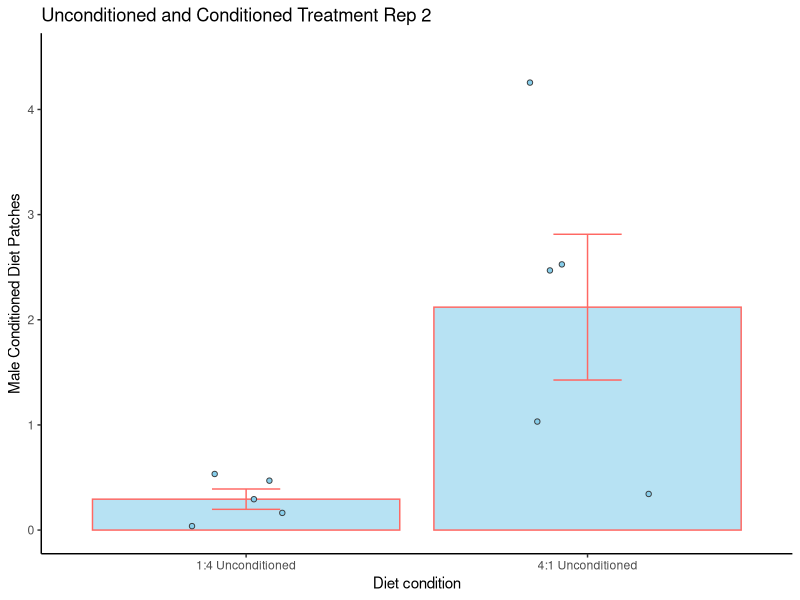

Source code (R): (Note: this script raises an error after producing the figure.)
#### INSTALL PACKAGES 
library(tidyverse)
library(readxl)
library(patchwork)


## Import Data
unconditioned_rep2 <- read_excel("data/male_unconditioned_rep2.xlsx")

## Making the data long 
unconditioned_rep2_long <- unconditioned_rep2%>% 
  pivot_longer(cols = ("4:1 Unconditioned":"1:4 Unconditioned"), names_to = "diet", values_to = "fly_numbers")

## Summarising the data; mean, sd, se
unconditioned_rep2_summary <- unconditioned_rep2_long   %>%  
  group_by(diet) %>% 
  summarise(mean = mean(fly_numbers),
            sd = sd(fly_numbers),
            n = n(),
            se = sd/sqrt(n))

## Visualising the data
# creating a boxplot with the data that has been summarised
unconditioned_rep2_plot <- unconditioned_rep2_summary %>% 
  ggplot(aes(x = diet, y = mean))+
  geom_bar(stat = "identity",
           fill = "skyblue",
           colour = "#FF6863",
           alpha = 0.6)+
  geom_errorbar(aes(ymin = mean-se, ymax = mean+se), 
                colour = "#FF6863",
                width = 0.2)+
  geom_jitter(data = unconditioned_rep2_long,
              aes(x = diet,
                  y = fly_numbers),
              fill = "skyblue",
              colour = "#3a3c3d",
              width = 0.2,
              shape = 21)+
  ylim(0.0, 4.5)+
  labs(x = "Diet condition",
       y = "Male Conditioned Diet Patches",
       title = "Unconditioned and Conditioned Treatment Rep 2")+
  theme_classic() 


## Testing patchwork of Conditioned and Unconditioned plots together
conditioned_and_unconditioned_rep2 <- conditioned_diets_2_plot + unconditioned_rep2_plot 

## Testing out patchwork for plot gathering 



##  Saving the plot to a plots file
ggsave("plots/unconditioned_rep2_plot.png", dpi=300)
ggsave("plots/conditioned_and_unconditioned_rep2.png", dpi=300)
